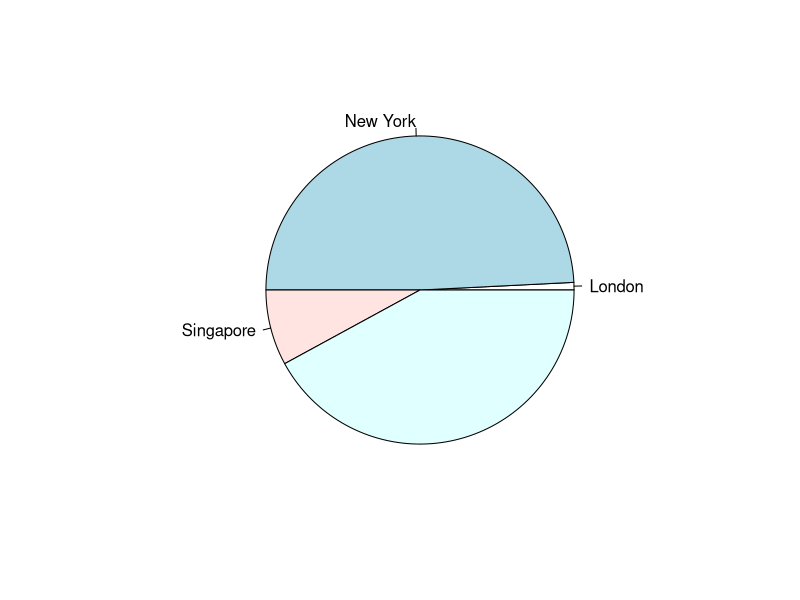

Write R code to recreate this figure.
# Create data for the graph

x <- c(1,62,10,53)
labels <- c("London", "New York", "Singapore")

# Give the chart file name

png(file = "city.jpg")

# plot the chart

pie(x,labels)


